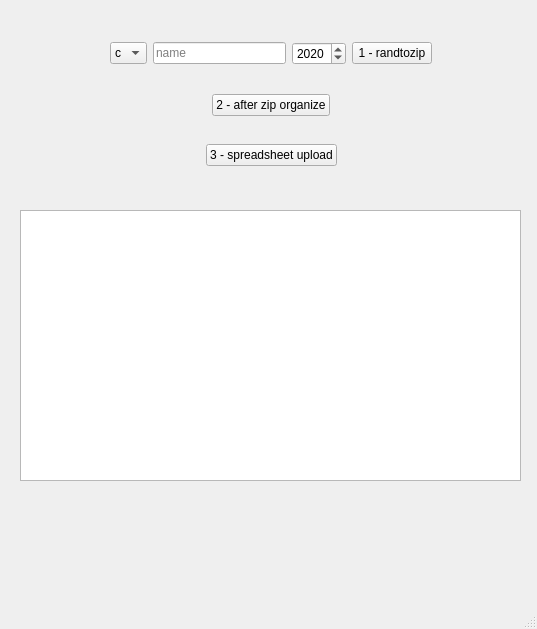
<?xml version="1.0" encoding="UTF-8"?>
<ui version="4.0">
 <class>MainWindow</class>
 <widget class="QMainWindow" name="MainWindow">
  <property name="geometry">
   <rect>
    <x>0</x>
    <y>0</y>
    <width>537</width>
    <height>629</height>
   </rect>
  </property>
  <property name="windowTitle">
   <string>MainWindow</string>
  </property>
  <widget class="QWidget" name="centralwidget">
   <widget class="QTextEdit" name="textEdit">
    <property name="enabled">
     <bool>true</bool>
    </property>
    <property name="geometry">
     <rect>
      <x>20</x>
      <y>210</y>
      <width>501</width>
      <height>271</height>
     </rect>
    </property>
   </widget>
   <widget class="QWidget" name="verticalLayoutWidget">
    <property name="geometry">
     <rect>
      <x>110</x>
      <y>20</y>
      <width>322</width>
      <height>168</height>
     </rect>
    </property>
    <layout class="QVBoxLayout" name="verticalLayout">
     <item>
      <layout class="QHBoxLayout" name="horizontalLayout">
       <item>
        <widget class="QComboBox" name="pickDiv">
         <property name="maximumSize">
          <size>
           <width>87</width>
           <height>16777215</height>
          </size>
         </property>
         <property name="editable">
          <bool>false</bool>
         </property>
         <property name="currentText">
          <string>c</string>
         </property>
         <property name="placeholderText">
          <string/>
         </property>
         <item>
          <property name="text">
           <string>c</string>
          </property>
         </item>
         <item>
          <property name="text">
           <string>b</string>
          </property>
         </item>
        </widget>
       </item>
       <item>
        <widget class="QLineEdit" name="eventName">
         <property name="text">
          <string/>
         </property>
         <property name="maxLength">
          <number>200</number>
         </property>
         <property name="dragEnabled">
          <bool>true</bool>
         </property>
         <property name="placeholderText">
          <string>name</string>
         </property>
        </widget>
       </item>
       <item>
        <widget class="QSpinBox" name="year">
         <property name="minimum">
          <number>1984</number>
         </property>
         <property name="maximum">
          <number>2025</number>
         </property>
         <property name="value">
          <number>2020</number>
         </property>
        </widget>
       </item>
       <item>
        <widget class="QPushButton" name="randtozipbutton">
         <property name="text">
          <string>1 - randtozip</string>
         </property>
         <property name="autoDefault">
          <bool>false</bool>
         </property>
         <property name="default">
          <bool>false</bool>
         </property>
         <property name="flat">
          <bool>false</bool>
         </property>
        </widget>
       </item>
      </layout>
     </item>
     <item>
      <spacer name="verticalSpacer">
       <property name="orientation">
        <enum>Qt::Vertical</enum>
       </property>
       <property name="sizeType">
        <enum>QSizePolicy::Maximum</enum>
       </property>
       <property name="sizeHint" stdset="0">
        <size>
         <width>5</width>
         <height>1</height>
        </size>
       </property>
      </spacer>
     </item>
     <item>
      <layout class="QHBoxLayout" name="horizontalLayout_2">
       <item>
        <spacer name="horizontalSpacer">
         <property name="orientation">
          <enum>Qt::Horizontal</enum>
         </property>
         <property name="sizeHint" stdset="0">
          <size>
           <width>40</width>
           <height>20</height>
          </size>
         </property>
        </spacer>
       </item>
       <item>
        <widget class="QPushButton" name="button1">
         <property name="toolTip">
          <string>tooltip</string>
         </property>
         <property name="text">
          <string>2 - after zip organize</string>
         </property>
        </widget>
       </item>
       <item>
        <spacer name="horizontalSpacer_3">
         <property name="orientation">
          <enum>Qt::Horizontal</enum>
         </property>
         <property name="sizeHint" stdset="0">
          <size>
           <width>40</width>
           <height>20</height>
          </size>
         </property>
        </spacer>
       </item>
      </layout>
     </item>
     <item>
      <layout class="QHBoxLayout" name="horizontalLayout_3">
       <item>
        <spacer name="horizontalSpacer_2">
         <property name="orientation">
          <enum>Qt::Horizontal</enum>
         </property>
         <property name="sizeHint" stdset="0">
          <size>
           <width>40</width>
           <height>20</height>
          </size>
         </property>
        </spacer>
       </item>
       <item>
        <widget class="QPushButton" name="pushButton">
         <property name="text">
          <string>3 - spreadsheet upload</string>
         </property>
        </widget>
       </item>
       <item>
        <spacer name="horizontalSpacer_4">
         <property name="orientation">
          <enum>Qt::Horizontal</enum>
         </property>
         <property name="sizeHint" stdset="0">
          <size>
           <width>40</width>
           <height>20</height>
          </size>
         </property>
        </spacer>
       </item>
      </layout>
     </item>
    </layout>
   </widget>
  </widget>
  <widget class="QStatusBar" name="statusbar"/>
 </widget>
 <resources/>
 <connections>
  <connection>
   <sender>randtozipbutton</sender>
   <signal>clicked()</signal>
   <receiver>MainWindow</receiver>
   <slot>randtozip()</slot>
   <hints>
    <hint type="sourcelabel">
     <x>351</x>
     <y>32</y>
    </hint>
    <hint type="destinationlabel">
     <x>401</x>
     <y>83</y>
    </hint>
   </hints>
  </connection>
 </connections>
 <slots>
  <signal>signal1(bool)</signal>
  <slot>slot1()</slot>
  <slot>randtozip()</slot>
  <slot>pressEnter()</slot>
 </slots>
</ui>
